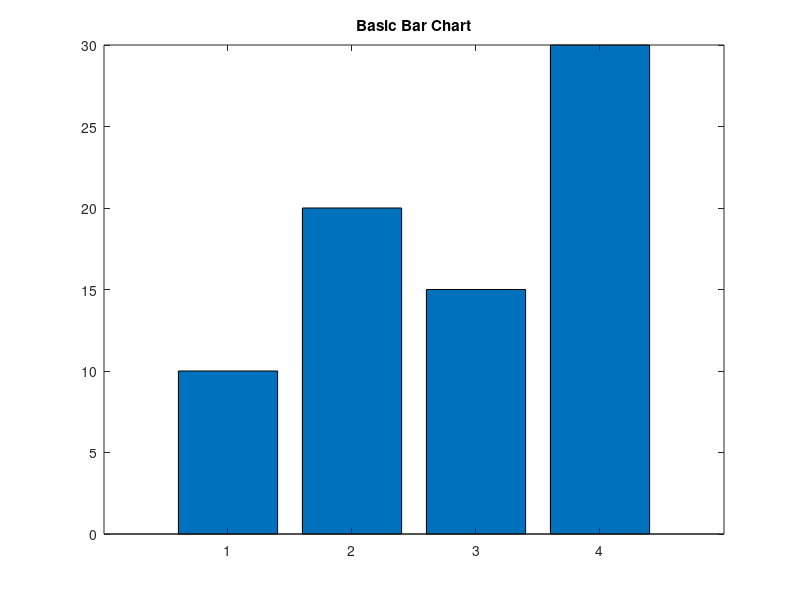
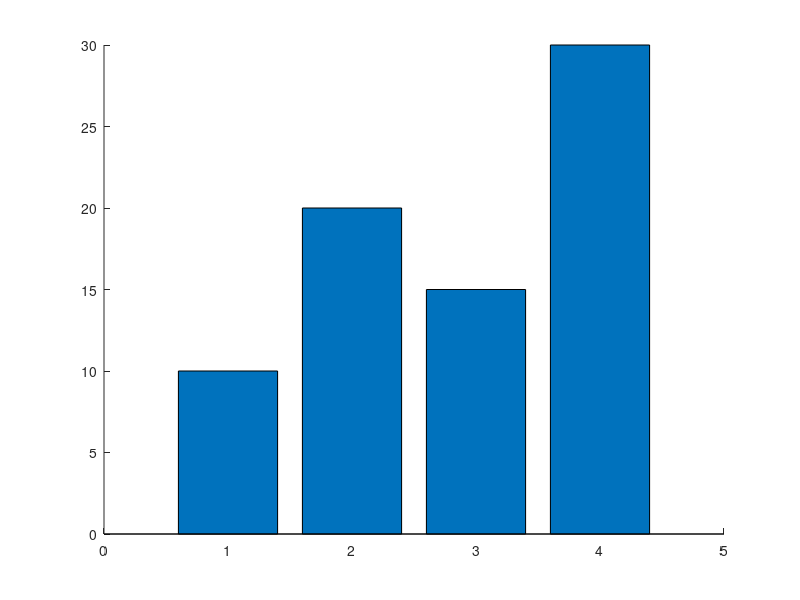

MATLAB code to generate these figures, in order: (Note: this script raises an error after producing the figures.)
%-----------------------------------------------------------
% MATLAB Bar Charts with Custom Colors
%-----------------------------------------------------------

%% 1. Basic Bar Chart
% Syntax: bar(x, y) — similar to plot() and scatter()

x = [1 2 3 4];          % Categories or x-values
y = [10 20 15 30];      % Heights of bars

figure;
bar(x, y);              % Basic vertical bar chart
title('Basic Bar Chart');


%% 2. Bar Chart with Individual Bar Colors
% To color bars individually:
% - Set 'FaceColor' to 'flat'
% - Set 'CData' to a matrix of RGB triplets

colMatrix = [0 0 1;     % Blue (1st bar)
             1 0 0;     % Red  (2nd bar)
             1 0 0;     % Red  (3rd bar)
             1 0 0];    % Red  (4th bar)

figure;
bar(x, y, FaceColor="flat", CData=colMatrix);
title('Custom Colored Bar Chart');

%% 3. Notes
% - 'FaceColor' must be set to "flat" to apply individual RGB colors.
% - CData should be an m-by-3 matrix where m = number of bars.
% - Link: https://www.mathworks.com/help/matlab/ref/bar.html
